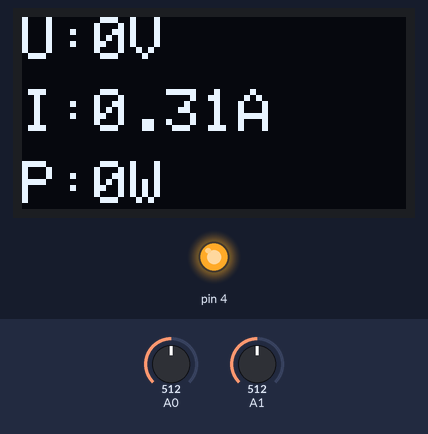
Recording of a program running on a simulated Arduino Nano, built with avr-gcc and run on an emulated ATmega328P. On the bench: 128×64 one-colour display, output pins drawn as LEDs (lit = HIGH). The test bench sets the inputs (shaded band); at power-on: A0 = 512, A1 = 512. The display library's start-up logo is not drawn; what the program prints to the serial monitor is not drawn.

Above: at 1.2 s.
1.3 s: A0 set to 537
At 3.5 s:
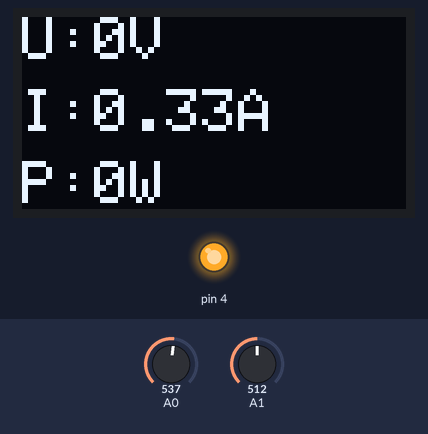
3.8 s: A0 set to 716
At 5.8 s:
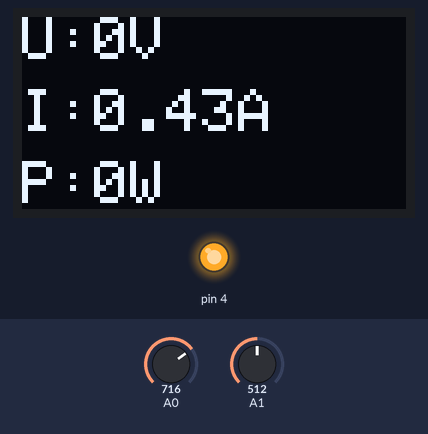
6.1 s: A0 set to 900
At 7.2 s:
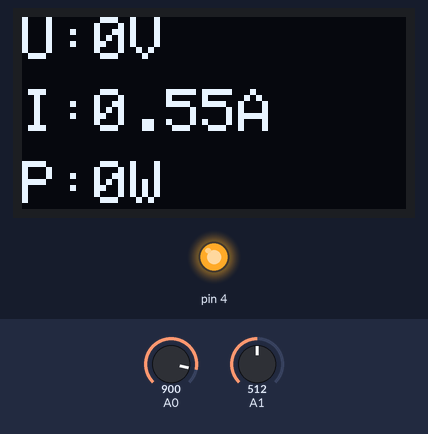
Timing chart, 0 to 9.1 s (numbered marks = the images above; inputs shaded):
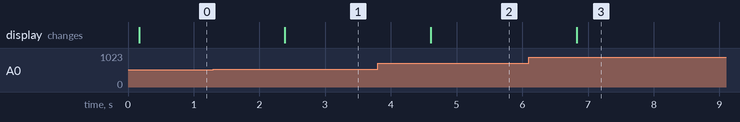

Measured:
- the behaviour switches between 519 and 520 on A0 (found by bisection; images 0 and 1)
- after the input at 1.3 s, the display: changes after 1.1 s (image 1)
- after the input at 3.8 s, the display: changes after 0.81 s (image 2)
- after the input at 6.1 s, the display: changes after 0.73 s (image 3)

The program:

main.cpp
```cpp
#include <Arduino.h>
#include <SPI.h>
#include <Wire.h>
#include <Adafruit_GFX.h>
#include <Adafruit_SSD1306.h>
#include <ZMCT103.h>
#include <ZMPT101B.h>
#include <ArduinoJson.h>

#define SCREEN_WIDTH 128 // OLED display width, in pixels
#define SCREEN_HEIGHT 64 // OLED display height, in pixels

#define OLED_RESET     -1 // Reset pin # (or -1 if sharing Arduino reset pin)
#define SCREEN_ADDRESS 0x3C ///< See datasheet for Address; 0x3D for 128x64, 0x3C for 128x32

#define VSENSITIVITY 365.0f
#define ECSENSITIVITY 0.62f

// StaticJsonDocument<2> doc;
Adafruit_SSD1306 display(SCREEN_WIDTH, SCREEN_HEIGHT, &Wire, OLED_RESET);
ZMPT101B voltageSensor(A1, 50.0);
ZMCT103 ampSensor(A0, 50);

// DynamicJsonDocument receivedDoc(1024);
StaticJsonDocument<24> doc;

void setup() {
  Serial.begin(115200);    // start the serial port

  if(!display.begin(SSD1306_SWITCHCAPVCC, SCREEN_ADDRESS)) {
    Serial.println("error");
  }
  display.display();
  display.setTextColor(SSD1306_WHITE);

  voltageSensor.setSensitivity(VSENSITIVITY);
  ampSensor.setSensitivity(ECSENSITIVITY);
  //Setup pinMode
  pinMode(4, OUTPUT);
  digitalWrite(4, HIGH);
}

void Switch(uint8_t pin, uint8_t newValue){
  digitalWrite(pin, newValue);
}

void readMessage(){
  StaticJsonDocument<96> receivedDoc;
  const auto deser_err = deserializeJson(receivedDoc, Serial);
  if(!deser_err){
    String function = receivedDoc["function"];
    if(function == "Switch" ){
      uint8_t pin = receivedDoc["params"]["pin"];
      uint8_t newValue = receivedDoc["params"]["value"];
      Switch(pin, newValue);
    }
  }
}

void loop() {
  float vrms = 0, irms = 0, prms = 0;

  vrms = voltageSensor.getRmsVoltage();
  irms = ampSensor.getRmsAmp();

  vrms = round(vrms);
  irms = round(irms * 100) / 100.0;
  prms = round(vrms * irms);

  display.clearDisplay();
  display.setTextSize(2);
  display.setCursor(0, 0);

  display.print("U:");
  display.print(vrms, 0);
  display.println("V");

  display.setTextSize(1);
  display.println();

  display.setTextSize(2);
  display.print("I:");
  display.print(irms);
  display.println("A");

  display.setTextSize(1);
  display.println();

  display.setTextSize(2);
  display.print("P:");
  display.print(prms, 0);
  display.println("W");
  display.display();

  doc["volt"] = vrms;
  doc["amp"]  = irms;
  doc["power"] = prms;

  serializeJson(doc, Serial);
  delay(1000);
}


//424.5000000000
//348.2500000000


//365.7500000000
```

ZMCT103.cpp
```cpp
#include "ZMCT103.h"

/// @brief ZMPT101B constructor
/// @param pin analog pin that ZMPT101B connected to.
/// @param frequency AC system frequency
ZMCT103::ZMCT103(uint8_t pin, uint16_t frequency)
{
	this->pin = pin;
	period = 2000000 / frequency;
	pinMode(pin, INPUT);
}

void ZMCT103::setSensitivity(float value)
{
	this->sensitivity = value;
}

void ZMCT103::setOffSet(int value){
  this->offSet = value;
}

float ZMCT103::getRmsAmp(uint8_t loopCount) {
  float readingAmp = 0.0f;
  for(int i =0; i< loopCount ; i++){
    int32_t maxAnalogValue = 0;
    unsigned long startTime = micros();
    while (micros() - startTime <= period) {
      int32_t analogValue = analogRead(pin);
      if (analogValue > maxAnalogValue) {
        maxAnalogValue = analogValue;
      }
    }
    float currentRms = maxAnalogValue < offSet ? 0 : (maxAnalogValue / ADC_SCALE) * sensitivity;
    readingAmp+=currentRms;
  }
  return readingAmp/loopCount;
}
```

ZMCT103.h
```cpp
// #ifndef ZMCT103_H
// #define ZMCT103_H

// float MeasureCurrent(uint8_t pin, int offset = 0, float ref = 5, float calibrate = 1);

// #endif


#ifndef ZMCT103_H
#define ZMCT103_H

#include <Arduino.h>

#define DEFAULT_FREQUENCY 50.0f
#define DEFAULT_SENSITIVITY 500.0f
#define DEFAULT_OFFSET 4;


#if defined(AVR)
	#define ADC_SCALE 1023.0f
	#define VREF 5.0f
#elif defined(ESP8266)
	#define ADC_SCALE 1023.0
	#define VREF 3.3
#elif defined(ESP32)
	#define ADC_SCALE 4095.0
	#define VREF 3.3
#endif

class ZMCT103
{
    public:
        ZMCT103 (uint8_t pin, uint16_t frequency = DEFAULT_FREQUENCY);
        void     setSensitivity(float value);
        void     setOffSet(int value);
        float 	 getRmsAmp(uint8_t loopCount = 1);

    private:
        uint8_t  pin;
        uint32_t period;
        float 	 sensitivity = DEFAULT_SENSITIVITY;
        int offSet = DEFAULT_OFFSET;
};
#endif
```

ZMPT101B.cpp
```cpp
#include "ZMPT101B.h"

/// @brief ZMPT101B constructor
/// @param pin analog pin that ZMPT101B connected to.
/// @param frequency AC system frequency
ZMPT101B::ZMPT101B(uint8_t pin, uint16_t frequency)
{
	this->pin = pin;
	period = 1000000 / frequency;
	pinMode(pin, INPUT);
}

/// @brief Set sensitivity
/// @param value Sensitivity value
void ZMPT101B::setSensitivity(float value)
{
	sensitivity = value;
}

/// @brief Calculate zero point
/// @return zero / center value
int ZMPT101B::getZeroPoint()
{
	uint32_t Vsum = 0;
	uint32_t measurements_count = 0;
	uint32_t t_start = micros();

	while (micros() - t_start < period)
	{
		Vsum += analogRead(pin);
		measurements_count++;
	}

	return Vsum / measurements_count;
}

/// @brief Calculate root mean square (RMS) of AC valtage
/// @param loopCount Loop count to calculate
/// @return root mean square (RMS) of AC valtage
float ZMPT101B::getRmsVoltage(uint8_t loopCount)
{
	double readingVoltage = 0.0f;

	for (uint8_t i = 0; i < loopCount; i++)
	{
		int zeroPoint = this->getZeroPoint();

    	int32_t maxV= 0;
		int32_t vNow = 0;
		uint32_t vSum = 0;
		uint32_t measurements_count = 0;
		uint32_t t_start = micros();

		while (micros() - t_start < period)
		{
			vNow = analogRead(pin) - zeroPoint;
      		vSum += sq(vNow);
			measurements_count++;
      		maxV = vNow > maxV ? vNow : maxV;
		}

		readingVoltage += (maxV <= offSet ? 0: sqrt(vSum / measurements_count) / ADC_SCALE * VREF * sensitivity);
	}

	return readingVoltage / loopCount;
}
```

ZMPT101B.h
```cpp
#ifndef ZMPT101B_H
#define ZMPT101B_H

#include <Arduino.h>

#define DEFAULT_FREQUENCY 50.0f
#define DEFAULT_SENSITIVITY 500.0f
#define DEFAULT_OFFSET 10;

// float MeasureACVolt(uint8_t pin, int offset = 4, float calibrate = 1);
// int* FindACZeroPoint(uint8_t pin);

#if defined(AVR)
	#define ADC_SCALE 1023.0f
	#define VREF 5.0f
#elif defined(ESP8266)
	#define ADC_SCALE 1023.0
	#define VREF 3.3
#elif defined(ESP32)
	#define ADC_SCALE 4095.0
	#define VREF 3.3
#endif

class ZMPT101B
{
    public:
        ZMPT101B (uint8_t pin, uint16_t frequency = DEFAULT_FREQUENCY);
        void     setSensitivity(float value);
        float 	 getRmsVoltage(uint8_t loopCount = 1);

    private:
        uint8_t  pin;
        uint32_t period;
        float 	 sensitivity = DEFAULT_SENSITIVITY;
        int 	 getZeroPoint();
        int      offSet = DEFAULT_OFFSET;
};
#endif
```
